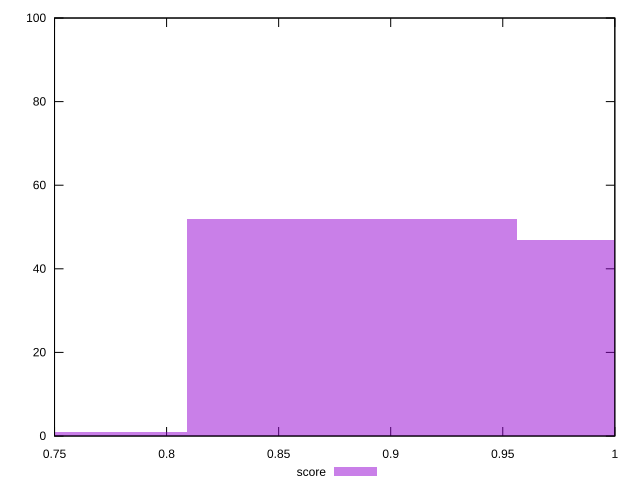

Source code (gnuplot):
reset

$score <<EOF
0.8826758836152945 52
1.0297885308845103 47
0.7355632363460787 1
EOF

set key outside below
set boxwidth 0.14711264726921575
set xrange [0.75:1]
set yrange [0:100]
set trange [0:100]
set style fill transparent solid 0.5 noborder
set terminal svg size 640, 490 enhanced background rgb 'white'
set output "report_00012_2021-02-09T11:01:39.952Z/unminified-css/samples/pages+cached/score/histogram.svg"

plot $score title "score" with boxes

reset
